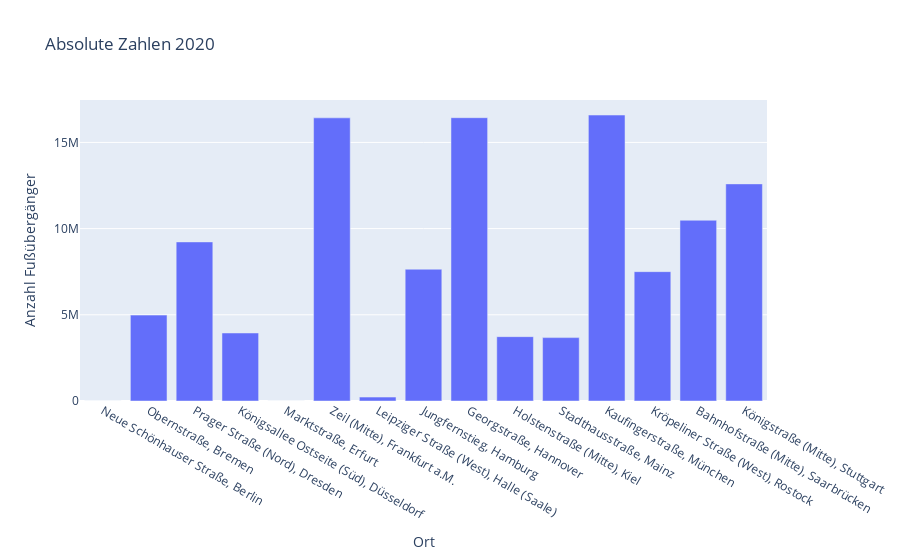

Notebook code cell kept with this figure:
### Markdown cell above
# Daten visualisieren

### Code cell
absPed2020 = sumOfYear(data, 2020)
fig = px.bar(absPed2020, x=[x[0] for x in absPed2020], y=[y[1] for y in absPed2020], title='Absolute Zahlen 2020', labels={'x' : 'Ort', 'y' : 'Anzahl Fußübergänger'})
fig.show()

### Figure 1 — Plotly figure (JSON) as saved in the notebook; plotly's stock layout.template omitted (floating-point values rounded to 4 significant figures)
{"data": [{"alignmentgroup": "True", "hovertemplate": "Ort=%{x}<br>Anzahl Fußübergänger=%{y}<extra></extra>", "legendgroup": "", "marker": {"color": "#636efa", "pattern": {"shape": ""}}, "name": "", "offsetgroup": "", "orientation": "v", "showlegend": false, "textposition": "auto", "type": "bar", "x": ["Neue Schönhauser Straße, Berlin", "Obernstraße, Bremen", "Prager Straße (Nord), Dresden", "Königsallee Ostseite (Süd), Düsseldorf", "Marktstraße, Erfurt", "Zeil (Mitte), Frankfurt a.M.", "Leipziger Straße (West), Halle (Saale)", "Jungfernstieg, Hamburg", "Georgstraße, Hannover", "Holstenstraße (Mitte), Kiel", "Stadthausstraße, Mainz", "Kaufingerstraße, München", "Kröpeliner Straße (West), Rostock", "Bahnhofstraße (Mitte), Saarbrücken", "Königstraße (Mitte), Stuttgart"], "xaxis": "x", "y": [0, 4982057, 9228970, 3945411, 0, 16425932, 226537, 7643896, 16434536, 3732653, 3676892, 16588232, 7503697, 10485563, 12594979], "yaxis": "y"}], "layout": {"barmode": "relative", "legend": {"tracegroupgap": 0}, "title": {"text": "Absolute Zahlen 2020"}, "xaxis": {"anchor": "y", "domain": [0, 1], "title": {"text": "Ort"}}, "yaxis": {"anchor": "x", "domain": [0, 1], "title": {"text": "Anzahl Fußübergänger"}}}}
